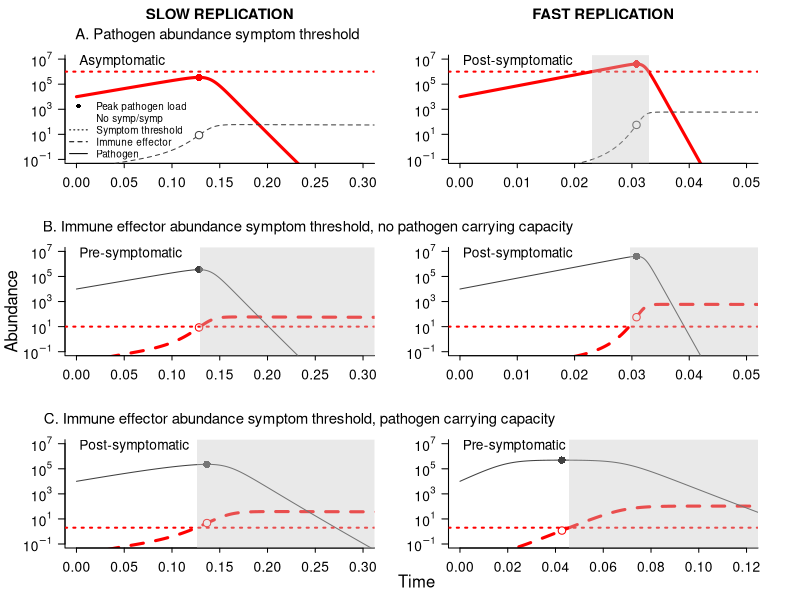
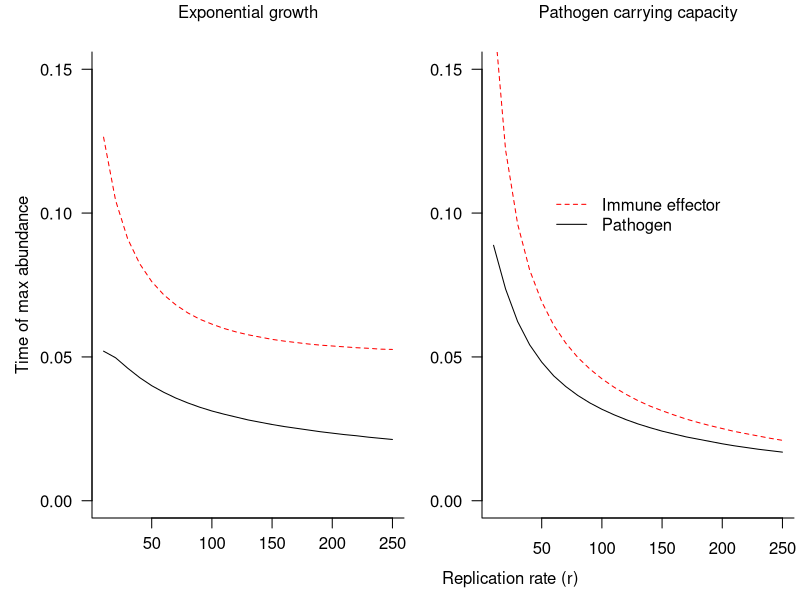
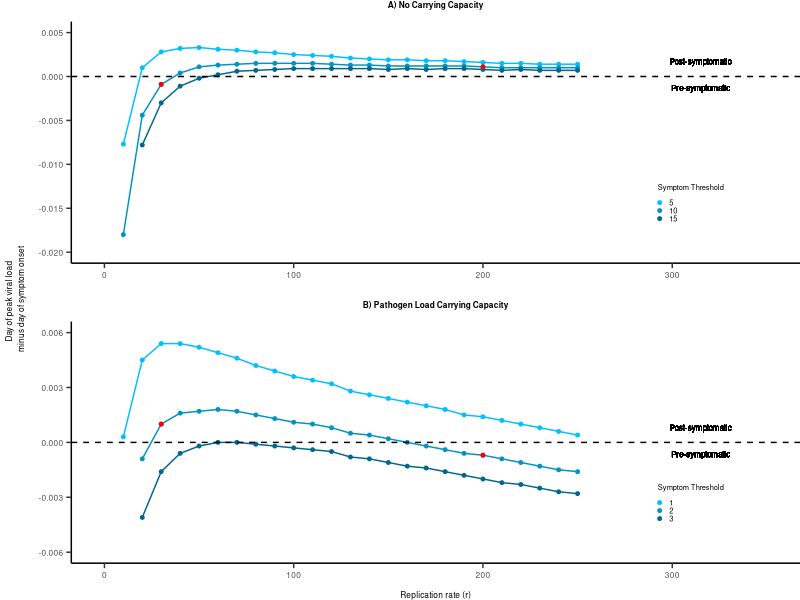

These figures' R source, in order:
## ---- chunk 1
knitr::opts_chunk$set(echo = TRUE, message = FALSE, warning = FALSE)
## ---- chunk 2
require(deSolve)
require(ggplot2)
require(gridExtra)
require(grid)
## ---- chunk 3
within.host.model <- function(t, x, params) {
  P <- x[1]
  X <- x[2]

  with(
    as.list(params),
    {
      dP <- r*P - k*X*P
      dX <- a - d*X + y*k*X*P
    
      res <- c(dP, dX)
      list(res)
    }
  ) 
}

within.host.model.cap <- function(t, x, params) {
  P <- x[1]
  X <- x[2]

  with(
    as.list(params),
    {
      dP <- r*P*(1 - P/(5*10^5)) - k*X*P
      dX <- a - d*X + y*k*X*P
    
      res <- c(dP, dX)
      list(res)
    }
  ) 
}
## ---- chunk 4
get.params <- function(k, r) {
  return(c(y=10^-4, k=k, r=r, a=1, d=.5))
}

desolve_function <- function(tstep, k, r, model, id) {
  time <- seq(0,2, by=tstep)
  params <- get.params(k, r)

  df <- data.frame(lsoda(c(P=id, X=0), time, model, 
                       params))
  
  if(any(df$P <= 0)){
    clearance <- min(which(df$P <= 0))
    df[clearance:length(time),] <- NA
  }
  
  df <- data.frame(time=time, 
                  pathogen=df$P, 
                  immune=df$X, 
                  k=k, r=r, dose=id)
  
  return(df)
}

## ---- chunk 5
peak.pathogenloadtime <- function(df) {
  peak.pl <- max(df$pathogen, na.rm=TRUE)
  return(df[which(df$pathogen==peak.pl),]$time)
}

symptom.onset <- function(df, s.compartment, thresh) {
  symptomatic <- df[which(df[s.compartment] >= thresh),]$time
  if(length(symptomatic) > 0) {
    return(min(symptomatic))
  } else {
    return(NA)
  }
}

symptom.end <- function(df, s.compartment, thresh) {
  symptomatic <- df[which(df[s.compartment] >= thresh),]$time
  if(length(symptomatic) > 0) {
    return(max(symptomatic))
  } else {
    return(NA)
  }
}

delay.calculation <- function(df, symp.thresh) {
  return(peak.pathogenloadtime(df) - symptom.onset(df, 'immune', symp.thresh))
}

## ---- chunk 6
plot.model.simulations <- function(symp.thresh, data, 
                                    cex, label,
                                    xlimlow, xlimhigh, s.compartment) {
  
  col <- 'red'
  
  time <- data$time
  path.load <- data$pathogen
  immune <- data$immune
  peak.load.time <- peak.pathogenloadtime(data)
  
  if (s.compartment == 'pathogen') {
    plot(time, path.load, col=col, xlab="", ylab="", xlim=c(xlimlow, xlimhigh), log='y',
         ylim=10^c(-1, 7), cex.lab=cex, cex.axis=cex, mgp=c(0, 1, 0), 
         yaxt='n', tck=-0.04, type="l", lwd=3, bty='l')
    lines(time, immune, col=gray(0.25), type="l", lty=2)
    points(peak.load.time, path.load[which(time==peak.load.time,)],
         cex=1.5, pch=16, col="red")
    points(peak.load.time, immune[which(time==peak.load.time,)],
         col=gray(0.25), cex=1.5, pch = 21, bg = "white")
    axis(2, cex.axis=cex, at=10^(seq(-1, 7, by=2)), 
     labels=c(expression(10^-1), 
              expression(10^1),
              expression(10^3),
              expression(10^5),
              expression(10^7)), las=2, mgp=c(0, 1, 0))
  } else {
    plot(time, immune, col=col, xlab="", ylab="", xlim=c(xlimlow, xlimhigh), log='y',
         ylim=10^c(-1,7), cex.lab=cex, cex.axis=cex, mgp=c(0, 1, 0), 
         yaxt='n', lty = 2, tck = -0.04, type="l", lwd=3, bty='l')
    lines(time, path.load, col=gray(0.25), type="l")
    points(peak.load.time, immune[which(time==peak.load.time,)],
         cex=1.5, pch = 21, col = "red", bg = "white")
    points(peak.load.time, path.load[which(time==peak.load.time,)],
         col=gray(0.25), pch=16, cex=1.5)
    axis(2, cex.axis=cex, at=10^(seq(-1, 7, by=2)), 
     labels=c(expression(10^-1), 
              expression(10^1),
              expression(10^3),
              expression(10^5),
              expression(10^7)), las=2, mgp=c(0, 1, 0))
  }
  
  abline(h=symp.thresh, lty=3, col=col, lwd=2)
  
  polygon(x=c(symptom.onset(data, 
                            s.compartment,
                            symp.thresh), 
              symptom.onset(data, 
                            s.compartment,
                            symp.thresh),
              symptom.end(data,
                          s.compartment,
                          symp.thresh),
              symptom.end(data,
                          s.compartment,
                          symp.thresh)), 
          y=10^c(-5, 10, 10, -5), 
          col=rgb(200, 200, 200, alpha=100,
                  maxColorValue=255),
          border = NA)
  
  text(0.01 * (xlimhigh - xlimlow) + xlimlow, 10^(.85 * (8)) + 10^-1, 
       labels=label, cex=cex, adj=0)
}

data.lowreplication.nocap <- desolve_function(tstep=10^-4, 
                            k=3.5, r=30, model=within.host.model, id=10^4)
data.highreplication.nocap <- desolve_function(tstep=10^-4, 
                             k=3.5, r=200, model=within.host.model, id=10^4) 

data.lowreplication.cap <- desolve_function(tstep=10^-4, 
                            k=3.5, r=30, model=within.host.model.cap, id=10^4)
data.highreplication.cap <- desolve_function(tstep=10^-4, 
                             k=3.5, r=200, model=within.host.model.cap, id=10^4) 

path.symp.thresh <- 10^6
immune.sympthresh <- 10
immune.pathcap.sympthresh <- 2
cex <- 1.25
cex_labels <- 0.9

{
  par(mfrow=c(3, 2), oma=c(0, 2.5, 1.75, 0), mai=c(0.52, 0.32, 0.32, 0.42))
    
  plot.model.simulations(symp.thresh = path.symp.thresh,
                         data = data.lowreplication.nocap, 
                         cex = cex, 
                         label = "Asymptomatic", 
                         xlimlow = 0, xlimhigh = 0.3, 
                         s.compartment = 'pathogen')
  
  legend(-0.01, 10^4.2, legend=c('Peak pathogen load', 
                             'No symp/symp',
                             'Symptom threshold',
                             'Immune effector', 
                             'Pathogen'
                           ), 
         lty=c(NA, NA, 3, 2, 1), pch=c(16, NA, NA, NA, NA), bty="n",
         xpd=TRUE, cex=0.9)
  
  mtext(text="SLOW REPLICATION", font=2, side=3, line=2.5, cex=cex_labels)
  
  mtext(text="A. Pathogen abundance symptom threshold", side=3, line=1, 
        cex=cex_labels, adj=0.4)
  
  plot.model.simulations(symp.thresh = path.symp.thresh, 
                         data = data.highreplication.nocap, 
                         cex = cex, 
                         label = "Post-symptomatic", 
                         xlimlow = 0, xlimhigh = 0.05, 
                         s.compartment = 'pathogen')
  
  mtext(text="FAST REPLICATION", font=2, side=3, line=2.5, cex=cex_labels)
  
  plot.model.simulations(symp.thresh = immune.sympthresh, 
                         data = data.lowreplication.nocap, 
                         cex = cex, 
                         label = "Pre-symptomatic", 
                         xlimlow = 0, xlimhigh = 0.3, 
                         s.compartment = 'immune')
  
  mtext(text="B. Immune effector abundance symptom threshold, no pathogen carrying capacity", 
        side=3, line=1, cex=cex_labels, adj=0.1)
  
  plot.model.simulations(symp.thresh = immune.sympthresh, 
                         data = data.highreplication.nocap, 
                         cex = cex, 
                         label = "Post-symptomatic", 
                         xlimlow = 0, xlimhigh = 0.05, 
                         s.compartment = 'immune')
  
  plot.model.simulations(symp.thresh = immune.pathcap.sympthresh, 
                         data = data.lowreplication.cap, 
                         cex = cex, 
                         label = "Post-symptomatic",
                         xlimlow = 0, xlimhigh = 0.3, 
                         s.compartment = 'immune')
  
  mtext(text="C. Immune effector abundance symptom threshold, pathogen carrying capacity", 
        side=3, line=1, cex=cex_labels, adj=0.105)
  
  plot.model.simulations(symp.thresh = immune.pathcap.sympthresh, 
                         data = data.highreplication.cap, 
                         cex = cex, 
                         label = "Pre-symptomatic", 
                         xlimlow = 0, xlimhigh = 0.12, 
                         s.compartment = 'immune')
  
  mtext("Time", side=1, line=-1.75, outer=TRUE, adj=0.5)
  mtext("Abundance", side=2, line=1, outer=TRUE)
}
## ---- chunk 7
get.delays.df <- function(data, param.vals, symp.thresh) {
  
  delays.df <- do.call(rbind, lapply(param.vals, function(x) 
    data.frame(r=x,
               delay.symponset.peakload=
                 delay.calculation(data[data$r==x,], symp.thresh),
               symp.thresh=symp.thresh))) 
  
  return(delays.df)
}

r_vals <- seq(10, 250, by=10)

varyingr.nocap <- data.frame(k= 3.5, r=r_vals, dose=10^5)
varyingr.nocap <- do.call(rbind, mapply(desolve_function, 
                                  tstep=10^-4, 
                                  k=varyingr.nocap$k, 
                                  r=varyingr.nocap$r, 
                                  id=varyingr.nocap$dose,                                  
                                  MoreArgs=list(model=within.host.model),
                                  SIMPLIFY = FALSE))

varyingr.cap <- data.frame(k= 7, r=r_vals, dose=10^5)
varyingr.cap <- do.call(rbind, mapply(desolve_function, 
                                  tstep=10^-4, 
                                  k=varyingr.cap$k, 
                                  r=varyingr.cap$r, 
                                  id=varyingr.cap$dose,                                  
                                  MoreArgs=list(model=within.host.model.cap),
                                  SIMPLIFY = FALSE))

delays.byr.lowsympthresh.nocap <- get.delays.df(data=varyingr.nocap, 
                                          param.vals=r_vals,
                                          symp.thresh=5)

delays.byr.medsympthresh.nocap <- get.delays.df(data=varyingr.nocap, 
                                          param.vals=r_vals,
                                          symp.thresh=10)

delays.byr.highsympthresh.nocap <- get.delays.df(data=varyingr.nocap, 
                                          param.vals=r_vals,
                                          symp.thresh=15)

delays.byr.lowsympthresh.cap <- get.delays.df(data=varyingr.cap, 
                                          param.vals=r_vals,
                                          symp.thresh=1)

delays.byr.medsympthresh.cap <- get.delays.df(data=varyingr.cap, 
                                          param.vals=r_vals,
                                          symp.thresh=2)

delays.byr.highsympthresh.cap <- get.delays.df(data=varyingr.cap, 
                                          param.vals=r_vals,
                                          symp.thresh=3)

plot.varyingr <- function(delaysbyr1, delaysbyr2, delaysbyr3, size, ylow, yhigh,
                          xlow, xhigh) {
  highlighted_points <- delaysbyr2[delaysbyr2$r==30 | delaysbyr2$r==200,]
  
  return(ggplot(delaysbyr1, aes(x=r, y=delay.symponset.peakload, 
                         color = as.character(symp.thresh))) + theme_classic() +
    theme(
          plot.title = element_text(hjust = 0.5, vjust = 3, size=size,
                                    face="bold"), 
          plot.margin = unit(c(0.05, 0, 0, -0.05),"in"),
          axis.title.y = element_text(margin = margin(r=4), size=size),
          axis.title.x = element_text(margin = margin(t=8), size=size),
          axis.text.x = element_text(size=size, margin = margin(t=2)),
          axis.text.y = element_text(size=size, margin = margin(r=2)),
          axis.ticks.length=unit(0.05, "in"),
          legend.key.size = unit(0.001, "in"),
          legend.text = element_text(size=size * .9),
          legend.title = element_text(size=size * .9),
          legend.position = c(0.85, 0.25)) +
      ylim(ylow, yhigh) + 
    xlim(xlow, xhigh) +
  geom_point(size=1) + 
    geom_line() + geom_point(data=delaysbyr2, size=1) + 
    geom_line(data=delaysbyr2) + geom_point(data=delaysbyr3, size=1) +
    geom_line(data=delaysbyr3) +
  geom_hline(yintercept=0, linetype="dashed", color="black") +
    geom_point(data=highlighted_points, aes(x=r, y=delay.symponset.peakload), color="red", size=1)) 
}

tiff("Delays varying r.tiff", res=500, 
     height=3.5, width=3.5, unit="in")

cols <- colorRampPalette(c("deepskyblue", "deepskyblue4"))
cols <- cols(3)

plot.varyingr.nocap <- plot.varyingr(delays.byr.lowsympthresh.nocap, 
              delays.byr.medsympthresh.nocap, 
              delays.byr.highsympthresh.nocap, 
              size=6, 
              ylow=-.02, 
              yhigh=.005, 
              xlow=0, 
              xhigh=350) + 
  ggtitle("A) No Carrying Capacity") + 
  xlab("") +
  ylab("") +
  geom_text(aes(x=315, y=-0.0013, label = "Pre-symptomatic"),
                color="black", size=2) +
  geom_text(aes(x=315, y=0.0017, label = "Post-symptomatic"),
                color="black", size=2) +
  scale_color_manual(name="Symptom Threshold", values = c("5"= cols[1], 
                                                          "10"= cols[2], 
                                                          "15"= cols[3]),
                     limits=c("5", "10", "15"))
  

plot.varyingr.cap <- plot.varyingr(delays.byr.lowsympthresh.cap,
              delays.byr.medsympthresh.cap, 
              delays.byr.highsympthresh.cap, 
              size=6, 
              ylow=-.006, 
              yhigh=.006, 
              xlow=0, 
              xhigh=350) + 
  ggtitle("B) Pathogen Load Carrying Capacity") +
  xlab("Replication rate (r)") + 
  ylab("") +
  geom_text(aes(x=315, y=-0.00065, label = "Pre-symptomatic"),
                color="black", size=2) +
  geom_text(aes(x=315, y=0.0008, label = "Post-symptomatic"),
                color="black", size=2) + 
  scale_color_manual(name="Symptom Threshold", values = c("1"= cols[1], 
                                                          "2"= cols[2], 
                                                          "3"= cols[3]))

grid.arrange(plot.varyingr.nocap, plot.varyingr.cap, nrow=2, 
             left=textGrob("Day of peak viral load \n minus day of symptom onset",
             gp = gpar(fontsize = 6),
             rot=90))
dev.off()
## ---- chunk 8
peak.immunetime <- function(df) {
  peak.immune <- max(df$immune, na.rm=TRUE)
  return(df[which(df$immune==peak.immune),]$time)
}

get.peaktimes.df <- function(data) {
  
  peaktimes.df <- do.call(rbind, lapply(r_vals, function(x) 
    data.frame(r=x,
               pathogen.peaktime=peak.pathogenloadtime(data[data$r==x,]),
               immune.peaktime=peak.immunetime(data[data$r==x,])))) 
  
  return(peaktimes.df)
}

peaktimes.cap <- get.peaktimes.df(varyingr.cap)
peaktimes.nocap <- get.peaktimes.df(varyingr.nocap)

{
  par(mfrow=c(1, 2), mai=c(0.82, 0.72, 0.52, 0.06), oma=c(0, 1, 0, 0))
  
  plot(pathogen.peaktime ~ r, data=peaktimes.cap, ylim=c(0, 0.15), type="l",
       xlab="", ylab="", yaxt="n", bty="l", 
       mgp=c(2.25, 0.75, 0))
  axis(2, las=2)
  mtext("Time of max abundance", 2, line=3)
  lines(immune.peaktime ~ r, data=peaktimes.cap, col="red", lty=2)
  
  mtext("Exponential growth", side=3, line=1.5)
  
  mtext("Replication rate (r)", side=1, line=2.5, adj=2)
  
  plot(pathogen.peaktime ~ r, data=peaktimes.nocap, ylim=c(0, 0.15), type="l",
       xlab="", ylab="", yaxt="n", bty="l")
  axis(2, las=2)
  lines(immune.peaktime ~ r, data=peaktimes.nocap, col="red", lty=2)
  
  mtext("Pathogen carrying capacity", side=3, line=1.5)
  
  legend(50, 0.11, legend=c('Immune effector',
                             'Pathogen'), 
         lty=c(2, 1), col=c("red", "black"), bty="n")
}
